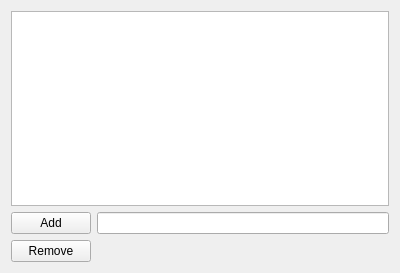
<?xml version="1.0" encoding="UTF-8"?>
<ui version="4.0">
 <class>UserWindow</class>
 <widget class="QWidget" name="UserWindow">
  <property name="geometry">
   <rect>
    <x>0</x>
    <y>0</y>
    <width>400</width>
    <height>273</height>
   </rect>
  </property>
  <property name="windowTitle">
   <string>Form</string>
  </property>
  <layout class="QGridLayout" name="gridLayout">
   <item row="1" column="0">
    <widget class="QPushButton" name="addButton">
     <property name="text">
      <string>Add</string>
     </property>
    </widget>
   </item>
   <item row="1" column="1">
    <widget class="QLineEdit" name="issueEdit"/>
   </item>
   <item row="0" column="0" colspan="2">
    <widget class="QListWidget" name="issuesList"/>
   </item>
   <item row="2" column="0">
    <widget class="QPushButton" name="removeButton">
     <property name="text">
      <string>Remove</string>
     </property>
    </widget>
   </item>
  </layout>
 </widget>
 <resources/>
 <connections/>
</ui>
